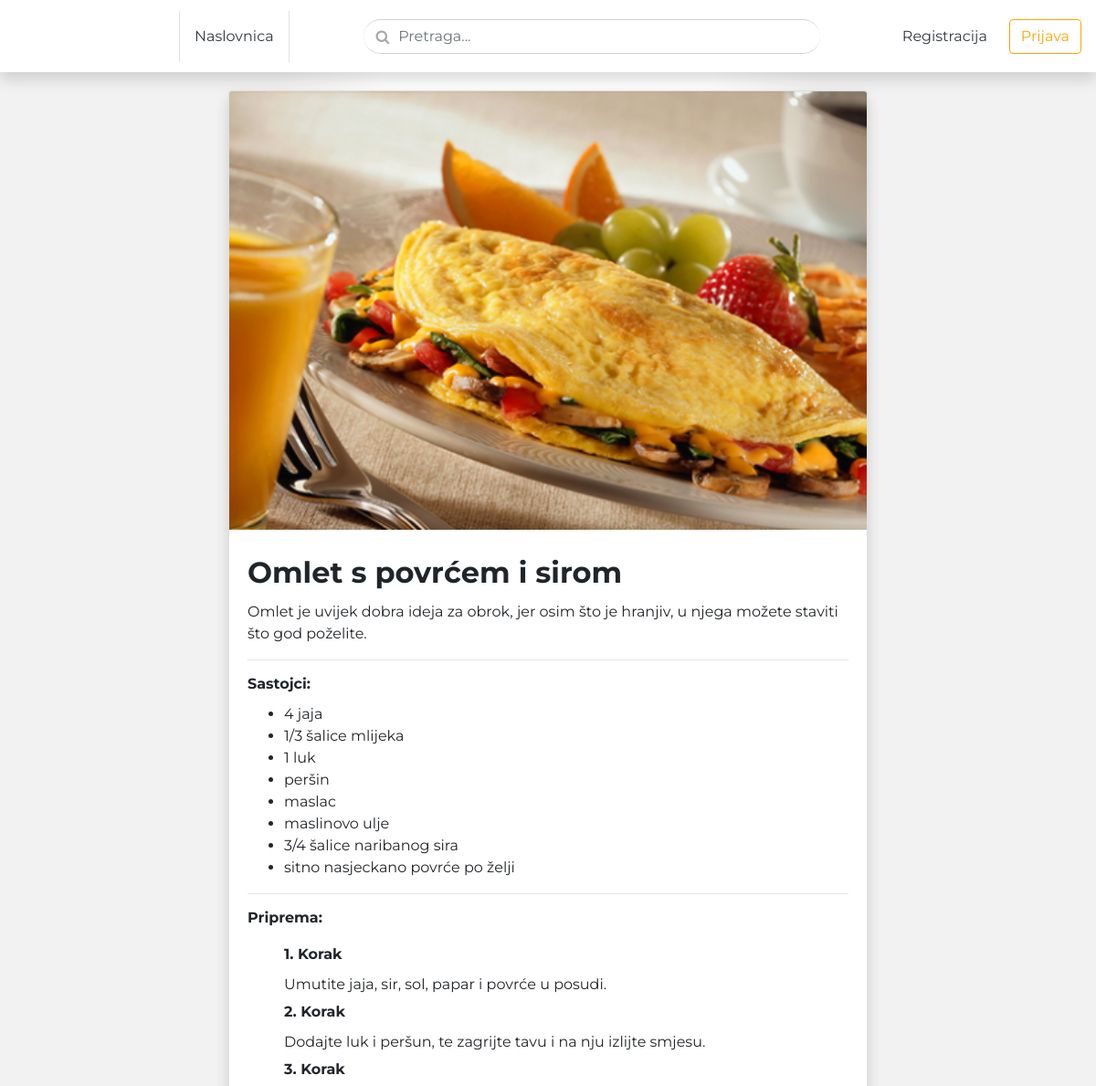
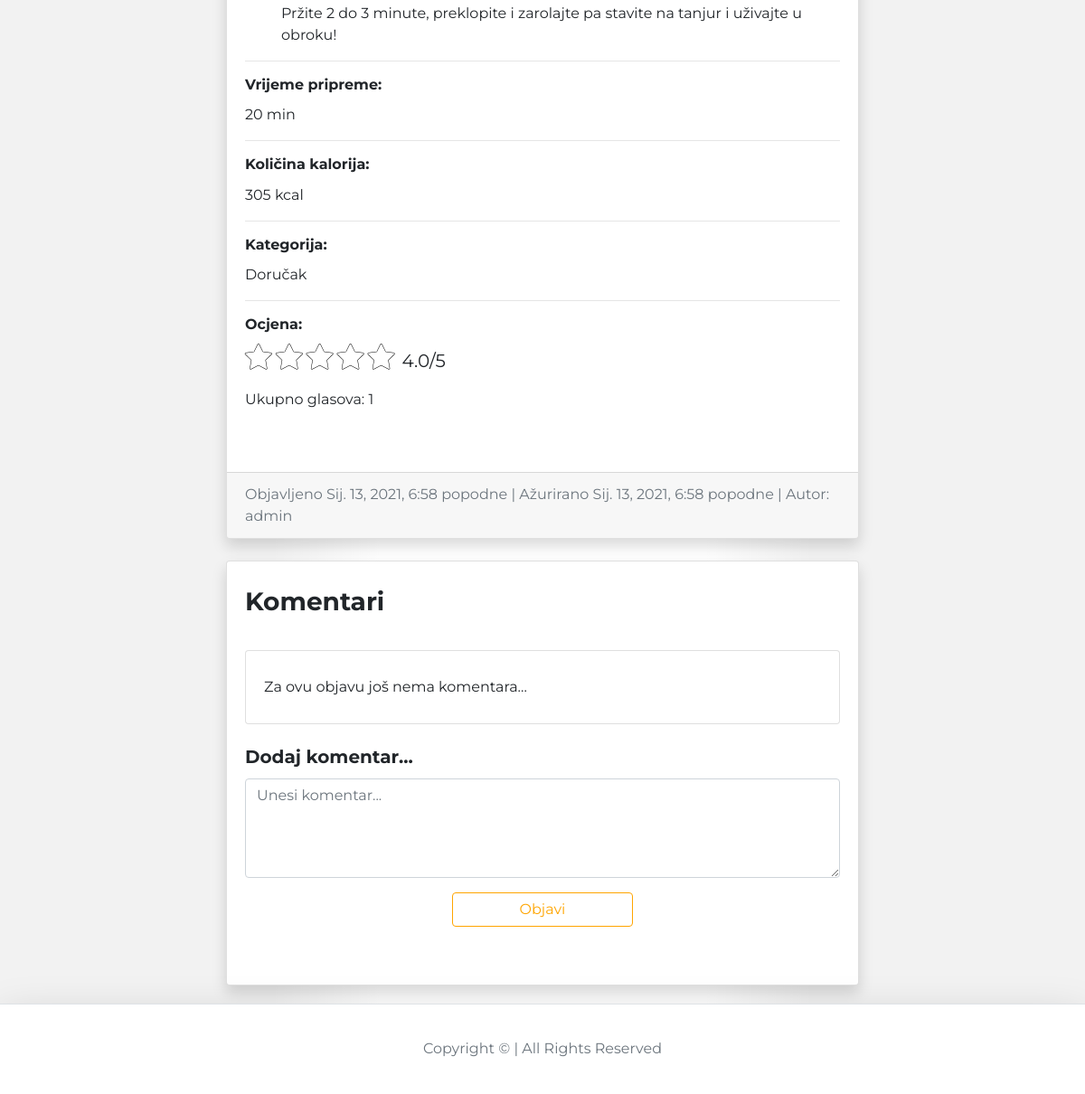
The page /blog/admin-omlet-s-povrcem-i-sirom/ on the database its author committed (2 pictures, top to bottom).
### blog/models.py (models this page shows, shortened)
class BlogPost(models.Model):
    title           = models.CharField(max_length=50, null=False, blank=False)
    body            = models.TextField(max_length=500, null=False, blank=False)
    image           = models.ImageField(upload_to=upload_location, null=False, blank=False)
    date_published  = models.DateTimeField(auto_now_add=True, verbose_name="date published")
    date_updated    = models.DateTimeField(auto_now=True, verbose_name="date updated")
    author          = models.ForeignKey(settings.AUTH_USER_MODEL, on_delete=models.CASCADE)
    category        = models.IntegerField(verbose_name="Kategorija", choices=CATEGORY_CHOICES, default=0)
    slug            = models.SlugField(blank=True, unique=True)
    time            = models.IntegerField(null=True, blank=True)
    calories        = models.IntegerField(null=True, blank=True)
    ingredient_0    = models.CharField(max_length=50, null=True, blank=True)
    ingredient_1    = models.CharField(max_length=50, null=True, blank=True)
    ingredient_2    = models.CharField(max_length=50, null=True, blank=True)
    ingredient_3    = models.CharField(max_length=50, null=True, blank=True)
    ingredient_4    = models.CharField(max_length=50, null=True, blank=True)
    ingredient_5    = models.CharField(max_length=50, null=True, blank=True)
    ingredient_6    = models.CharField(max_length=50, null=True, blank=True)
    ingredient_7    = models.CharField(max_length=50, null=True, blank=True)
    ingredient_8    = models.CharField(max_length=50, null=True, blank=True)
    ingredient_9    = models.CharField(max_length=50, null=True, blank=True)
    ingredient_10    = models.CharField(max_length=50, null=True, blank=True)
    ingredient_11    = models.CharField(max_length=50, null=True, blank=True)
    ingredient_12    = models.CharField(max_length=50, null=True, blank=True)
    ingredient_13    = models.CharField(max_length=50, null=True, blank=True)
    ingredient_14    = models.CharField(max_length=50, null=True, blank=True)
    ingredient_15    = models.CharField(max_length=50, null=True, blank=True)
    ingredient_16    = models.CharField(max_length=50, null=True, blank=True)
    ingredient_17    = models.CharField(max_length=50, null=True, blank=True)
    ingredient_18    = models.CharField(max_length=50, null=True, blank=True)
    ingredient_19    = models.CharField(max_length=50, null=True, blank=True)
    step_0    = models.CharField(max_length=500, null=True, blank=True)
    step_1    = models.CharField(max_length=500, null=True, blank=True)
    step_2    = models.CharField(max_length=500, null=True, blank=True)
    step_3    = models.CharField(max_length=500, null=True, blank=True)
    step_4    = models.CharField(max_length=500, null=True, blank=True)
    step_5    = models.CharField(max_length=500, null=True, blank=True)
    step_6    = models.CharField(max_length=500, null=True, blank=True)
    step_7    = models.CharField(max_length=500, null=True, blank=True)
    step_8    = models.CharField(max_length=500, null=True, blank=True)
    step_9    = models.CharField(max_length=500, null=True, blank=True)
    step_10    = models.CharField(max_length=500, null=True, blank=True)
    step_11    = models.CharField(max_length=500, null=True, blank=True)
    step_12    = models.CharField(max_length=500, null=True, blank=True)
    step_13    = models.CharField(max_length=500, null=True, blank=True)
    step_14    = models.CharField(max_length=500, null=True, blank=True)
    step_15    = models.CharField(max_length=500, null=True, blank=True)
    step_16    = models.CharField(max_length=500, null=True, blank=True)
    step_17    = models.CharField(max_length=500, null=True, blank=True)
    step_18    = models.CharField(max_length=500, null=True, blank=True)
    step_19    = models.CharField(max_length=500, null=True, blank=True)

### account/models.py (models this page shows, shortened)
class Account(AbstractBaseUser):
    username            = models.CharField(max_length=30, unique=True)
    email               = models.EmailField(verbose_name="E-mail", max_length=60, unique=True)
    gender              = models.IntegerField(verbose_name="Spol", choices=GENDER_CHOICES, default=2)
    date_of_birth       = models.DateField(verbose_name="Datum rođenja", auto_now=False, auto_now_add=False, default="2001-01-01")
    date_joined         = models.DateTimeField(verbose_name="Date joined", auto_now_add=True)
    last_login          = models.DateTimeField(verbose_name="Last login", auto_now=True)
    is_admin            = models.BooleanField(default=False)
    is_active           = models.BooleanField(default=True)
    is_staff            = models.BooleanField(default=False)
    is_superuser        = models.BooleanField(default=False)
    USERNAME_FIELD = 'username'
    REQUIRED_FIELDS = ['email']
    objects = MyAccountManager()
    def __str__(self):
        return self.username

### blog/views.py (the view)
# urls.py: path('<slug>/', detail_blog_view, name="detail"),
def detail_blog_view(request, slug):
    context = {}
    blog_post = get_object_or_404(BlogPost, slug=slug)
    ratings = Rating.objects.filter(post=blog_post).order_by("score")
    average = ratings.aggregate(Avg("score"))["score__avg"]
    if average == None:
        average = 0
    average = round(average,1)
    count = ratings.aggregate(Count("score"))["score__count"]
    if count == None:
        count = 0
    context['blog_post'] = blog_post
    context['category'] = blog_post.get_category_display()
    context['average'] = average
    context['count'] = count
    return render(request, 'blog/detail_blog.html', context)

### blog/templates/blog/detail_blog.html (shortened to what this page needs)
{% extends 'index.html' %}
{% block content %}
<div class="container">
    <div class="row">
        <div class="card m-auto shadow">
            <img class="card-img-top" src="{{blog_post.image.url}}" alt="">
            <div class="card-body my-2">
                <h2 class="card-title">{{blog_post.title}}</h2>
                <p class="card-text">{{blog_post.body|safe}}</p>
                <hr>
                <h6 class="card-title">Sastojci:</h6>
                <ul>
                    {% if blog_post.ingredient_0 %}
                        <li class="card-text">{{blog_post.ingredient_0}}</li>
                    {% endif %}
                    {% if blog_post.ingredient_1 %}
                        <li class="card-text">{{blog_post.ingredient_1}}</li>
                    {% endif %}
                    {% if blog_post.ingredient_2 %}
                        <li class="card-text">{{blog_post.ingredient_2}}</li>
                    {% endif %}
                    {% if blog_post.ingredient_3 %}
                        <li class="card-text">{{blog_post.ingredient_3}}</li>
                    {% endif %}
                    {% if blog_post.ingredient_4 %}
                        <li class="card-text">{{blog_post.ingredient_4}}</li>
                    {% endif %}
                    {% if blog_post.ingredient_5 %}
                        <li class="card-text">{{blog_post.ingredient_5}}</li>
                    {% endif %}
                    {% if blog_post.ingredient_6 %}
                        <li class="card-text">{{blog_post.ingredient_6}}</li>
                    {% endif %}
                    {% if blog_post.ingredient_7 %}
                        <li class="card-text">{{blog_post.ingredient_7}}</li>
                    {% endif %}
                </ul>
                <hr>
                <h6 class="card-title">Priprema:</h6>
                <ul style="list-style: none;">
                    {% if blog_post.step_0 %}
                        <h6 class="card-title pt-2">1. Korak</h6>
                        <li class="card-text">{{blog_post.step_0}}</li>
                    {% endif %}
                    {% if blog_post.step_1 %}
                        <h6 class="card-title pt-2">2. Korak</h6>
                        <li class="card-text">{{blog_post.step_1}}</li>
                    {% endif %}
                    {% if blog_post.step_2 %}
                        <h6 class="card-title pt-2">3. Korak</h6>
                        <li class="card-text">{{blog_post.step_2}}</li>
                    {% endif %}
                </ul>
                <hr>
                <h6 class="card-title">Vrijeme pripreme:</h6>
                <p class="card-text">{{blog_post.time}} min</p>
                <hr>
                <h6 class="card-title">Količina kalorija:</h6>
                <p class="card-text">{{blog_post.calories}} kcal</p>
                <hr>
                <h6 class="card-title">Kategorija:</h6>
                <p class="card-text">{{blog_post.get_category_display}}</p>
                <hr>
                <div class="">
                    <div class="">
                        <h6 class="card-title p-0">Ocjena:</h6>
                    </div>
                <div class="row m-0">
                    <form action="{% url 'rate:rate_post' blog_post.slug %}" method="POST" class="rate-form">{% csrf_token %}
                        <div class="">
                            <button type="submit" id="first" name="score" value="1" class="fa fa-star fa-2x my-btn"></button>
                            <button type="submit" id="second" name="score" value="2" class="fa fa-star fa-2x my-btn"></button>
                            <button type="submit" id="third" name="score" value="3" class="fa fa-star fa-2x my-btn"></button>
                            <button type="submit" id="fourth" name="score" value="4" class="fa fa-star fa-2x my-btn"></button>
                            <button type="submit" id="fifth" name="score" value="5" class="fa fa-star fa-2x my-btn"></button>
                        </div>
                    </form>
                    <p class="pl-2 pt-1" style="font-size: 20px;">{{average}}/5</p>
                </div>
                    <p>Ukupno glasova: {{count}}</p>
                </div>
                <br>
            </div>
            <div class="card-footer text-muted">
                Objavljeno {{blog_post.date_published}} | Ažurirano {{blog_post.date_updated}} | Autor: {{blog_post.author}}
            </div>
        </div>
    </div>
        <br>
        <div class="card m-auto shadow">
            <div class="card-body my-2">
                <h3 class="card-title">Komentari</h3>
                <br>
                            {% if not blog_post.comments.all %}
                                <div class="card m-auto">
                                    <div class="card-body my-2">
                                        <p class="card-text">Za ovu objavu još nema komentara...</p>
                                    </div>
                                </div>
                                <br>
                            {% endif %}
                <h5 class="card-title">Dodaj komentar...</h5>
                <div class="card-body pt-0 mx-0 px-0">
                    <form method="post" action="{% url 'blog:comment' blog_post.slug %}">{% csrf_token %}
                        <textarea class="form-control" rows="4" type="text" name="body" id="id_body" placeholder="Unesi komentar..." required></textarea>
                        <div class="form-group mb-3 pt-3">
                            <button class="m-auto submit-button btn btn-md btn-outline-primary btn-block" type="submit">Objavi</button>
                        </div>
                    </form>
                </div>
            </div>
        </div>
</div>
{% endblock content %}

### templates/snippets/header.html (style rules this page uses)
@media (min-width: 768px) { html { font-size: 16px; } }
.container { max-width: 960px; }
.btn-outline-primary, .btn-outline-primary:visited { color: orange !important; border-color: orange !important; }
.card-title { font-weight: bold; }

### templates/snippets/index_css.html (style rules this page uses)
body { background-color: #f2f2f2; background-image: linear-gradient(to right, rgba(255,255,255,0) 0%, rgba(255,255,255,0) 15%, rgba(255,255,255,0) 25%, rgba(255,255,255,1) 35%, rgba(255,255,255,1) 50%, rgba(255,255,255,1) 65%, rgba(255,255,255,0) 75%, rgba(255,255,255,0) 85%, rgba(255,255,255,0) 100%); z-index: -1; position: relative; font-family: Montserrat; src: url(Montserrat-Light.ttf); }

### blog/templates/blog/detail_blog.html (style rules this page uses)
.card { max-width: 700px; }
.container { padding: 20px; }
.my-btn { background-color: inherit !important; -webkit-text-stroke: 0.5px black; color: white !important; border: 0 !important; padding: 0px; }
.submit-button { max-width: 200px; }

### rows shown on the page
BlogPost: image (picture), title "Omlet s povrćem i sirom", body "Omlet je uvijek dobra ideja za obrok, jer osim što je hranjiv, u njega možete staviti što god poželite.", ingredient_0 "4 jaja", ingredient_1 "1/3 šalice mlijeka", ingredient_2 "1 luk", ingredient_3 "peršin", ingredient_4 "maslac", ingredient_5 "maslinovo ulje", ingredient_6 "3/4 šalice naribanog sira", ingredient_7 "sitno nasjeckano povrće po želji", step_0 "Umutite jaja, sir, sol, papar i povrće u posudi.", step_1 "Dodajte luk i peršun, te zagrijte tavu i na nju izlijte smjesu.", step_2 "Pržite 2 do 3 minute, preklopite i zarolajte pa stavite na tanjur i uživajte u obroku!", time "20", calories "305", category "Doručak", date_published "Sij. 13, 2021, 6:58 popodne", date_updated "Sij. 13, 2021, 6:58 popodne", author "admin"

### other values the page prints
{{ average }} "4.0"
{{ count }} "1"
